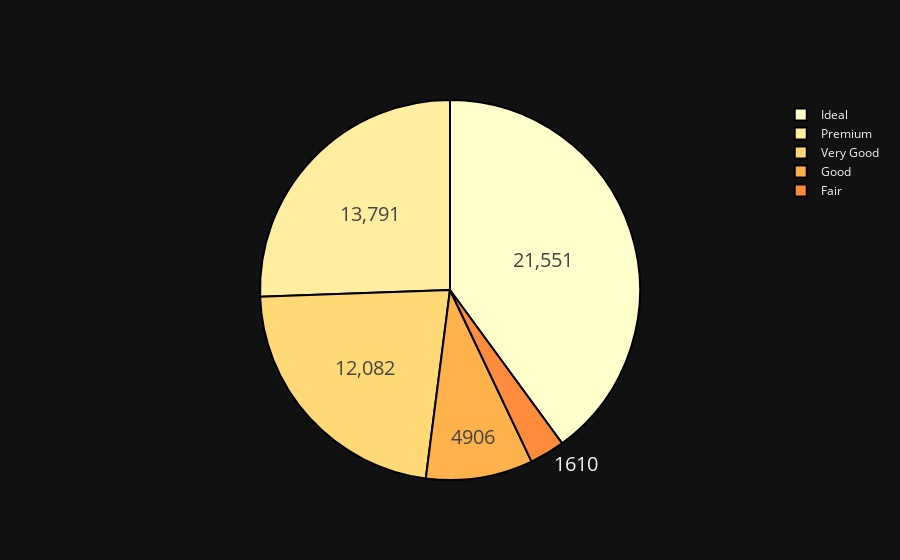

The code cell stored with this chart in its notebook:
### Markdown cell above
Pie plot with types of cut:

### Code cell
import plotly.express as px

fig = go.Figure(data=[go.Pie(labels=df.cut.value_counts().keys().tolist(),
                             values=df.cut.value_counts().tolist())])
fig.update_traces(hoverinfo='label+percent', textinfo='value', textfont_size=20,
                  marker=dict(colors=px.colors.sequential.YlOrRd, line=dict(color='#000000', width=2)))
fig.update_layout(template = 'plotly_dark')
fig.show()

### Figure 1 — Plotly figure (JSON) as saved in the notebook; plotly's stock layout.template omitted (floating-point values rounded to 4 significant figures)
{"data": [{"hoverinfo": "label+percent", "labels": ["Ideal", "Premium", "Very Good", "Good", "Fair"], "marker": {"colors": ["rgb(255,255,204)", "rgb(255,237,160)", "rgb(254,217,118)", "rgb(254,178,76)", "rgb(253,141,60)", "rgb(252,78,42)", "rgb(227,26,28)", "rgb(189,0,38)", "rgb(128,0,38)"], "line": {"color": "#000000", "width": 2}}, "textfont": {"size": 20}, "textinfo": "value", "type": "pie", "values": [21551, 13791, 12082, 4906, 1610]}], "layout": {}}
